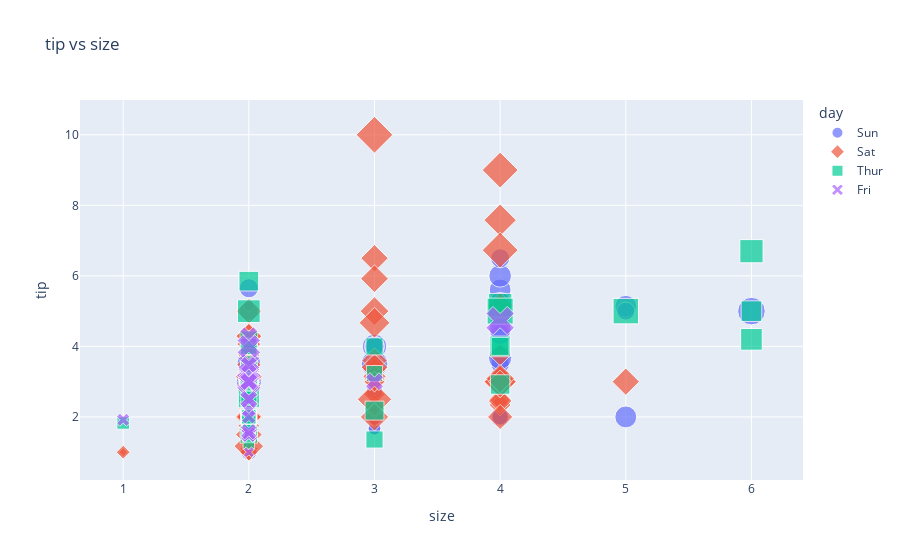

Here is the notebook cell this chart was saved with:
### Code cell
fig = px.scatter(tips, x = 'size', y = 'tip', color = 'day',size = 'total_bill',title="tip vs size", symbol = 'day')
fig.show()

### Figure 1 — Plotly figure (JSON) as saved in the notebook; plotly's stock layout.template omitted (floating-point values rounded to 4 significant figures)
{"data": [{"hovertemplate": "day=Sun<br>size=%{x}<br>tip=%{y}<br>total_bill=%{marker.size}<extra></extra>", "legendgroup": "Sun", "marker": {"color": "#636efa", "size": [16.99, 10.34, 21.01, 23.68, 24.59, 25.29, 8.77, 26.88, 15.04, 14.78, 10.27, 35.26, 15.42, 18.43, 14.83, 21.58, 10.33, 16.29, 16.97, 17.46, 13.94, 9.68, 30.4, 18.29, 22.23, 32.4, 28.55, 18.04, 12.54, 10.29, 34.81, 9.94, 25.56, 19.49, 38.07, 23.95, 25.71, 17.31, 29.93, 14.07, 13.13, 17.26, 24.55, 19.77, 29.85, 48.17, 25, 13.39, 16.49, 21.5, 12.66, 16.21, 13.81, 17.51, 24.52, 20.76, 31.71, 7.25, 31.85, 16.82, 32.9, 17.89, 14.48, 9.6, 34.63, 34.65, 23.33, 45.35, 23.17, 40.55, 20.69, 20.9, 30.46, 18.15, 23.1, 15.69], "sizemode": "area", "sizeref": 0.127, "symbol": "circle"}, "mode": "markers", "name": "Sun", "orientation": "v", "showlegend": true, "type": "scatter", "x": [2, 3, 3, 2, 4, 4, 2, 4, 2, 2, 2, 4, 2, 4, 2, 2, 3, 3, 3, 2, 2, 2, 4, 2, 2, 4, 3, 2, 2, 2, 4, 2, 4, 2, 3, 2, 3, 2, 4, 2, 2, 3, 4, 4, 5, 6, 4, 2, 4, 4, 2, 3, 2, 2, 3, 2, 4, 2, 2, 2, 2, 2, 2, 2, 2, 4, 2, 3, 4, 2, 5, 3, 5, 3, 3, 2], "xaxis": "x", "y": [1.01, 1.66, 3.5, 3.31, 3.61, 4.71, 2, 3.12, 1.96, 3.23, 1.71, 5, 1.57, 3, 3.02, 3.92, 1.67, 3.71, 3.5, 2.54, 3.06, 1.32, 5.6, 3, 5, 6, 2.05, 3, 2.5, 2.6, 5.2, 1.56, 4.34, 3.51, 4, 2.55, 4, 3.5, 5.07, 2.5, 2, 2.74, 2, 2, 5.14, 5, 3.75, 2.61, 2, 3.5, 2.5, 2, 2, 3, 3.48, 2.24, 4.5, 5.15, 3.18, 4, 3.11, 2, 2, 4, 3.55, 3.68, 5.65, 3.5, 6.5, 3, 5, 3.5, 2, 3.5, 4, 1.5], "yaxis": "y"}, {"hovertemplate": "day=Sat<br>size=%{x}<br>tip=%{y}<br>total_bill=%{marker.size}<extra></extra>", "legendgroup": "Sat", "marker": {"color": "#EF553B", "size": [20.65, 17.92, 20.29, 15.77, 39.42, 19.82, 17.81, 13.37, 12.69, 21.7, 19.65, 9.55, 18.35, 15.06, 20.69, 17.78, 24.06, 16.31, 16.93, 18.69, 31.27, 16.04, 38.01, 26.41, 11.24, 48.27, 20.29, 13.81, 11.02, 18.29, 17.59, 20.08, 16.45, 3.07, 20.23, 15.01, 12.02, 17.07, 26.86, 25.28, 14.73, 10.51, 17.92, 44.3, 22.42, 20.92, 15.36, 20.49, 25.21, 18.24, 14.31, 14, 7.25, 10.59, 10.63, 50.81, 15.81, 26.59, 38.73, 24.27, 12.76, 30.06, 25.89, 48.33, 13.27, 28.17, 12.9, 28.15, 11.59, 7.74, 30.14, 20.45, 13.28, 22.12, 24.01, 15.69, 11.61, 10.77, 15.53, 10.07, 12.6, 32.83, 35.83, 29.03, 27.18, 22.67, 17.82], "sizemode": "area", "sizeref": 0.127, "symbol": "diamond"}, "mode": "markers", "name": "Sat", "orientation": "v", "showlegend": true, "type": "scatter", "x": [3, 2, 2, 2, 4, 2, 4, 2, 2, 2, 2, 2, 4, 2, 4, 2, 3, 3, 3, 3, 3, 3, 4, 2, 2, 4, 2, 2, 2, 4, 3, 3, 2, 1, 2, 2, 2, 3, 2, 2, 2, 2, 2, 3, 2, 2, 2, 2, 2, 2, 2, 2, 1, 2, 2, 3, 2, 3, 4, 2, 2, 3, 4, 4, 2, 3, 2, 5, 2, 2, 4, 4, 2, 2, 4, 3, 2, 2, 2, 2, 2, 2, 3, 3, 2, 2, 2], "xaxis": "x", "y": [3.35, 4.08, 2.75, 2.23, 7.58, 3.18, 2.34, 2, 2, 4.3, 3, 1.45, 2.5, 3, 2.45, 3.27, 3.6, 2, 3.07, 2.31, 5, 2.24, 3, 1.5, 1.76, 6.73, 3.21, 2, 1.98, 3.76, 2.64, 3.15, 2.47, 1, 2.01, 2.09, 1.97, 3, 3.14, 5, 2.2, 1.25, 3.08, 2.5, 3.48, 4.08, 1.64, 4.06, 4.29, 3.76, 4, 3, 1, 1.61, 2, 10, 3.16, 3.41, 3, 2.03, 2.23, 2, 5.16, 9, 2.5, 6.5, 1.1, 3, 1.5, 1.44, 3.09, 3, 2.72, 2.88, 2, 3, 3.39, 1.47, 3, 1.25, 1, 1.17, 4.67, 5.92, 2, 2, 1.75], "yaxis": "y"}, {"hovertemplate": "day=Thur<br>size=%{x}<br>tip=%{y}<br>total_bill=%{marker.size}<extra></extra>", "legendgroup": "Thur", "marker": {"color": "#00cc96", "size": [27.2, 22.76, 17.29, 19.44, 16.66, 10.07, 32.68, 15.98, 34.83, 13.03, 18.28, 24.71, 21.16, 10.65, 12.43, 24.08, 11.69, 13.42, 14.26, 15.95, 12.48, 29.8, 8.52, 14.52, 11.38, 22.82, 19.08, 20.27, 11.17, 12.26, 18.26, 8.51, 10.33, 14.15, 16, 13.16, 17.47, 34.3, 41.19, 27.05, 16.43, 8.35, 18.64, 11.87, 9.78, 7.51, 19.81, 28.44, 15.48, 16.58, 7.56, 10.34, 43.11, 13, 13.51, 18.71, 12.74, 13, 16.4, 20.53, 16.47, 18.78], "sizemode": "area", "sizeref": 0.127, "symbol": "square"}, "mode": "markers", "name": "Thur", "orientation": "v", "showlegend": true, "type": "scatter", "x": [4, 2, 2, 2, 2, 1, 2, 2, 4, 2, 2, 2, 2, 2, 2, 4, 2, 2, 2, 2, 2, 6, 2, 2, 2, 3, 2, 2, 2, 2, 2, 2, 2, 2, 2, 2, 2, 6, 5, 6, 2, 2, 3, 2, 2, 2, 2, 2, 2, 2, 2, 2, 4, 2, 2, 3, 2, 2, 2, 4, 3, 2], "xaxis": "x", "y": [4, 3, 2.71, 3, 3.4, 1.83, 5, 2.03, 5.17, 2, 4, 5.85, 3, 1.5, 1.8, 2.92, 2.31, 1.68, 2.5, 2, 2.52, 4.2, 1.48, 2, 2, 2.18, 1.5, 2.83, 1.5, 2, 3.25, 1.25, 2, 2, 2, 2.75, 3.5, 6.7, 5, 5, 2.3, 1.5, 1.36, 1.63, 1.73, 2, 4.19, 2.56, 2.02, 4, 1.44, 2, 5, 2, 2, 4, 2.01, 2, 2.5, 4, 3.23, 3], "yaxis": "y"}, {"hovertemplate": "day=Fri<br>size=%{x}<br>tip=%{y}<br>total_bill=%{marker.size}<extra></extra>", "legendgroup": "Fri", "marker": {"color": "#ab63fa", "size": [28.97, 22.49, 5.75, 16.32, 22.75, 40.17, 27.28, 12.03, 21.01, 12.46, 11.35, 15.38, 12.16, 13.42, 8.58, 15.98, 13.42, 16.27, 10.09], "sizemode": "area", "sizeref": 0.127, "symbol": "x"}, "mode": "markers", "name": "Fri", "orientation": "v", "showlegend": true, "type": "scatter", "x": [2, 2, 2, 2, 2, 4, 2, 2, 2, 2, 2, 2, 2, 2, 1, 3, 2, 2, 2], "xaxis": "x", "y": [3, 3.5, 1, 4.3, 3.25, 4.73, 4, 1.5, 3, 1.5, 2.5, 3, 2.2, 3.48, 1.92, 3, 1.58, 2.5, 2], "yaxis": "y"}], "layout": {"legend": {"itemsizing": "constant", "title": {"text": "day"}, "tracegroupgap": 0}, "title": {"text": "tip vs size"}, "xaxis": {"anchor": "y", "domain": [0, 1], "title": {"text": "size"}}, "yaxis": {"anchor": "x", "domain": [0, 1], "title": {"text": "tip"}}}}
